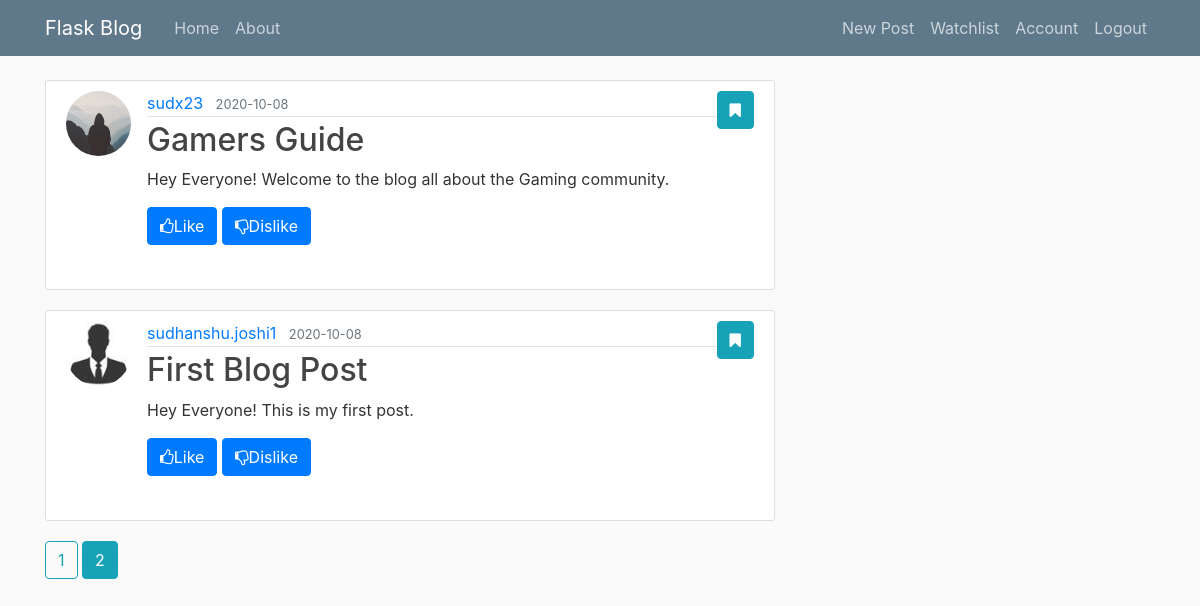
/home?page=2 (signed in), run on the app's committed database.
### flaskblog/models.py (models this page shows, shortened)
class Post(db.Model):
    id = db.Column(db.Integer, primary_key=True)
    title = db.Column(db.String(100), nullable=False)
    date_posted = db.Column(db.DateTime, nullable=False,
                            default=datetime.utcnow)
    content = db.Column(db.Text, nullable=False)
    user_id = db.Column(db.Integer, db.ForeignKey('user.id'), nullable=False)
    like_count = db.Column(db.Integer)
    dislike_count = db.Column(db.Integer)

class User(db.Model, UserMixin):
    id = db.Column(db.Integer, primary_key=True)
    username = db.Column(db.String(20), unique=True, nullable=False)
    email = db.Column(db.String(120), unique=True, nullable=False)
    image_file = db.Column(db.String(20), nullable=False,
                           default='default.jpg')
    password = db.Column(db.String(60), nullable=False)
    posts = db.relationship('Post', backref='author', lazy=True)

### flaskblog/main/routes.py (the view)
@main.route("/")
@main.route("/home")
def home():
    page = request.args.get('page', 1, type=int)
    posts = Post.query.order_by(Post.date_posted.desc()).paginate(page=page, per_page=5)
    return render_template('home.html', posts=posts)

### flaskblog/models.py (called while the page is built)
@login_manager.user_loader
def load_user(user_id):
    return User.query.get(int(user_id))

### flaskblog/templates/Home.html
{% extends "layout.html" %} {% block content %} {% if
current_user.is_authenticated %} {% for post in posts.items %}
<article class="media content-section">
  <img
    class="rounded-circle article-img"
    src="{{ url_for('static', filename='profile_pics/' + post.author.image_file) }}"
  />
  <div class="media-body">
    <div class="article-metadata">
      <a
        class="mr-2"
        href="{{ url_for('users.user_posts', username=post.author.username) }}"
        >{{ post.author.username }}</a
      >
      <small class="text-muted"
        >{{ post.date_posted.strftime('%Y-%m-%d') }}</small
      >
    </div>
    <h2>
      <a
        class="article-title"
        href="{{ url_for('posts.post', post_id=post.id) }}"
        >{{ post.title }}</a
      >
    </h2>
    <p class="article-content">{{ post.content }}</p>
    <div>
      <button type="button" class="btn btn-primary" href="#"><i class="fa fa-thumbs-o-up"></i>Like</button>
      <button type="button" class="btn btn-primary"><i class="fa fa-thumbs-o-down"></i>Dislike</button>
      <br /><br />
    </div>
  </div>
      <div>
        <a class="btn btn-info mb-4" href="{{ url_for('users.add_to_watchlist', post_id=post.id) }}"
  >
        <i class="fa fa-bookmark"></i></a>
        </div>
        <br/><br/>
</article>
{% endfor %} {% for page_num in posts.iter_pages(left_edge=1, right_edge=1,
left_current=1, right_current=2) %} {% if page_num %} {% if posts.page ==
page_num %}
<a class="btn btn-info mb-4" href="{{ url_for('main.home', page=page_num) }}"
  >{{ page_num }}</a
>
{% else %}
<a
  class="btn btn-outline-info mb-4"
  href="{{ url_for('main.home', page=page_num) }}"
  >{{ page_num }}</a
>
{% endif %} {% else %} ... {% endif %} {% endfor %} {% else %}
<h1>Welcome to the Flask Blog.</h1>
<body>
  Please login or signup to see what other people are reading and talking about.
</body>
{% endif %} {% endblock content %}

### flaskblog/static/main.css (style rules this page uses)
body { background: #fafafa; color: #333333; margin-top: 5rem; }
h1, h2, h3, h4, h5, h6 { color: #444444; }
.content-section { background: #ffffff; padding: 10px 20px; border: 1px solid #dddddd; border-radius: 3px; margin-bottom: 20px; }
.article-title { color: #444444; }
.article-content { white-space: pre-line; }
.article-img { height: 65px; width: 65px; margin-right: 16px; }
.article-metadata { padding-bottom: 1px; margin-bottom: 4px; border-bottom: 1px solid #e3e3e3; }
.btn { margin-bottom: 10px; }

### data on the page
Post: image_file (placeholder picture), author.username "sudx23", date_posted "2020-10-08", title "Gamers Guide", content "Hey Everyone! Welcome to the blog all about the Gaming community."
Post: image_file (picture), author.username "sudhanshu.joshi1", date_posted "2020-10-08", title "First Blog Post", content "Hey Everyone! This is my first post."

### other printed values
{{ page_num }} "1"
{{ page_num }} "2"
